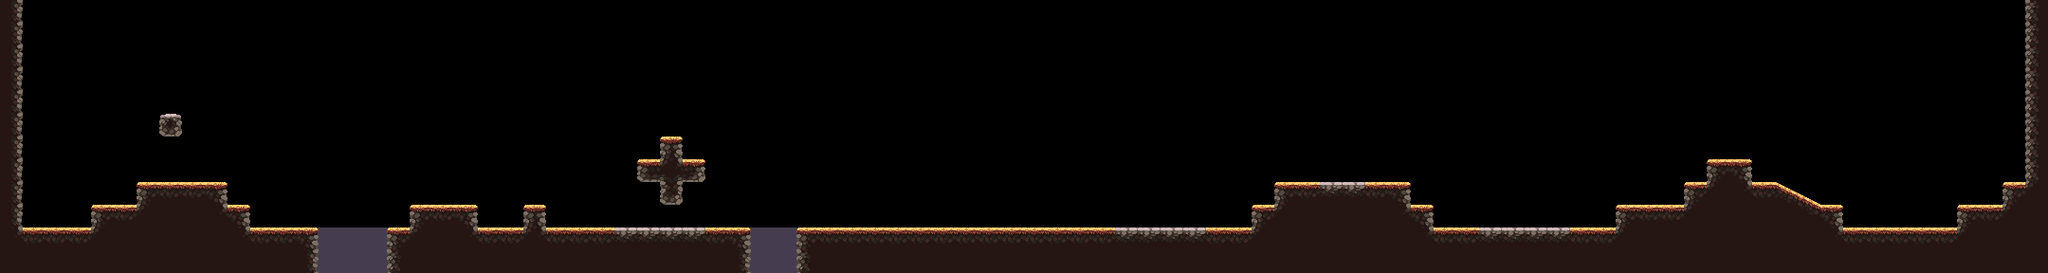

Rendered tile map (Tiled .tmx) drawn with the repository's tilesets; below, a short description and the map source with its tile grids summarised:
An orthogonal 90x12 tile map with 24x24 px tiles, 2 tile layers (void, terrain), 1 hidden layer not drawn, 3 tilesets and 39 objects (39x Collider).

<map version="1.10" tiledversion="1.10.2" orientation="orthogonal" renderorder="left-up" width="90" height="12" tilewidth="24" tileheight="24" infinite="0" nextlayerid="11" nextobjectid="121">
 <editorsettings>
  <export target="level_00.tmx" format="tmx" />
 </editorsettings>
 <tileset firstgid="1" source="oak_woods_tileset.tsx" />
 <tileset firstgid="316" source="template.tsx" />
 <tileset firstgid="372" source="decorations.tsx" />
 <imagelayer id="2" name="background1" locked="1" offsetx="0" offsety="72" parallaxx="0.8" repeatx="1">
  <image source="../images/background_layer_1.png" width="320" height="180" />
 </imagelayer>
 <imagelayer id="3" name="background2" locked="1" offsetx="0" offsety="72" parallaxx="0.85" repeatx="1">
  <image source="../images/background_layer_2.png" width="320" height="180" />
 </imagelayer>
 <imagelayer id="4" name="background3" locked="1" offsetx="0" offsety="72" repeatx="1">
  <image source="../images/background_layer_3.png" width="320" height="180" />
 </imagelayer>
 <layer id="7" name="void" width="90" height="12">
  <data>[1080 cells, 180 non-empty, 1 distinct tile ids]</data>
 </layer>
 <layer id="5" name="terrain" width="90" height="12">
  <data>[1080 cells, 247 non-empty, 19 distinct tile ids]</data>
 </layer>
 <layer id="10" name="decorations" width="90" height="12" visible="0">
  <data>[1080 cells, 35 non-empty, 12 distinct tile ids]</data>
 </layer>
 <objectgroup id="6" name="colliders" class="Collider">
  <properties>
   <property name="ActorInfo" value="Floor" />
   <property name="density" type="float" value="1" />
   <property name="friction" type="float" value="0" />
   <property name="ghost" type="bool" value="false" />
   <property name="restitution" type="float" value="0.02" />
   <property name="sensorType" value="None" />
   <property name="shapeType" value="Ground" />
  </properties>
  <object id="36" type="Collider" x="24" y="0" width="2112" height="3">
   <properties>
    <property name="ActorInfo" value="Floor" />
    <property name="density" type="float" value="1" />
    <property name="friction" type="float" value="0.2" />
    <property name="ghost" type="bool" value="false" />
    <property name="restitution" type="float" value="0.02" />
    <property name="sensorType" value="None" />
    <property name="shapeType" value="Ground" />
   </properties>
  </object>
  <object id="44" type="Collider" x="48" y="240">
   <properties>
    <property name="ActorInfo" value="Wall" />
    <property name="density" type="float" value="1" />
    <property name="friction" type="float" value="0" />
    <property name="ghost" type="bool" value="true" />
    <property name="restitution" type="float" value="0" />
    <property name="sensorType" value="None" />
    <property name="shapeType" value="Wall" />
   </properties>
   <polyline points="0,0 -24,0 -24,-240 -48,-240" />
  </object>
  <object id="58" type="Collider" x="192" y="120">
   <properties>
    <property name="ActorInfo" value="Wall" />
    <property name="density" type="float" value="1" />
    <property name="friction" type="float" value="0" />
    <property name="ghost" type="bool" value="true" />
    <property name="restitution" type="float" value="0" />
    <property name="sensorType" value="None" />
    <property name="shapeType" value="Wall" />
   </properties>
   <polyline points="0,0 -24,0 -24,24 0,24" />
  </object>
  <object id="59" type="Collider" x="168" y="144">
   <properties>
    <property name="ActorInfo" value="Wall" />
    <property name="density" type="float" value="1" />
    <property name="friction" type="float" value="0" />
    <property name="ghost" type="bool" value="true" />
    <property name="restitution" type="float" value="0" />
    <property name="sensorType" value="None" />
    <property name="shapeType" value="Wall" />
   </properties>
   <polyline points="0,0 24,0 24,-24 0,-24" />
  </object>
  <object id="60" type="Collider" x="192" y="144">
   <properties>
    <property name="ActorInfo" value="Floor" />
    <property name="density" type="float" value="1" />
    <property name="friction" type="float" value="0.2" />
    <property name="ghost" type="bool" value="true" />
    <property name="restitution" type="float" value="0.02" />
    <property name="sensorType" value="None" />
    <property name="shapeType" value="Ground" />
   </properties>
   <polyline points="0,0 0,-24 -24,-24 -24,0" />
  </object>
  <object id="61" type="Collider" x="168" y="120">
   <properties>
    <property name="ActorInfo" value="Floor" />
    <property name="density" type="float" value="1" />
    <property name="friction" type="float" value="0.2" />
    <property name="ghost" type="bool" value="true" />
    <property name="restitution" type="float" value="0.02" />
    <property name="sensorType" value="None" />
    <property name="shapeType" value="Ground" />
   </properties>
   <polyline points="0,0 0,24 24,24 24,0" />
  </object>
  <object id="64" type="Collider" x="720" y="144">
   <properties>
    <property name="ActorInfo" value="Wall" />
    <property name="density" type="float" value="1" />
    <property name="friction" type="float" value="0" />
    <property name="ghost" type="bool" value="true" />
    <property name="restitution" type="float" value="0" />
    <property name="sensorType" value="None" />
    <property name="shapeType" value="Wall" />
   </properties>
   <polyline points="0,0 -24,0 -24,72 0,72" />
  </object>
  <object id="65" type="Collider" x="696" y="216">
   <properties>
    <property name="ActorInfo" value="Wall" />
    <property name="density" type="float" value="1" />
    <property name="friction" type="float" value="0" />
    <property name="ghost" type="bool" value="true" />
    <property name="restitution" type="float" value="0" />
    <property name="sensorType" value="None" />
    <property name="shapeType" value="Wall" />
   </properties>
   <polyline points="0,0 24,0 24,-72 0,-72" />
  </object>
  <object id="66" type="Collider" x="696" y="168">
   <properties>
    <property name="ActorInfo" value="Floor" />
    <property name="density" type="float" value="1" />
    <property name="friction" type="float" value="0.2" />
    <property name="ghost" type="bool" value="false" />
    <property name="restitution" type="float" value="0.02" />
    <property name="sensorType" value="None" />
    <property name="shapeType" value="Ground" />
   </properties>
   <polyline points="0,0 -24,0" />
  </object>
  <object id="67" type="Collider" x="672" y="168">
   <properties>
    <property name="ActorInfo" value="Wall" />
    <property name="density" type="float" value="1" />
    <property name="friction" type="float" value="0" />
    <property name="ghost" type="bool" value="false" />
    <property name="restitution" type="float" value="0" />
    <property name="sensorType" value="None" />
    <property name="shapeType" value="Wall" />
   </properties>
   <polyline points="0,0 0,24" />
  </object>
  <object id="68" type="Collider" x="672" y="192">
   <properties>
    <property name="ActorInfo" value="Floor" />
    <property name="density" type="float" value="1" />
    <property name="friction" type="float" value="0.2" />
    <property name="ghost" type="bool" value="false" />
    <property name="restitution" type="float" value="0.02" />
    <property name="sensorType" value="None" />
    <property name="shapeType" value="Ground" />
   </properties>
   <polyline points="0,0 24,0" />
  </object>
  </objectgroup>
</map>
<!-- 28 of 39 objects omitted -->